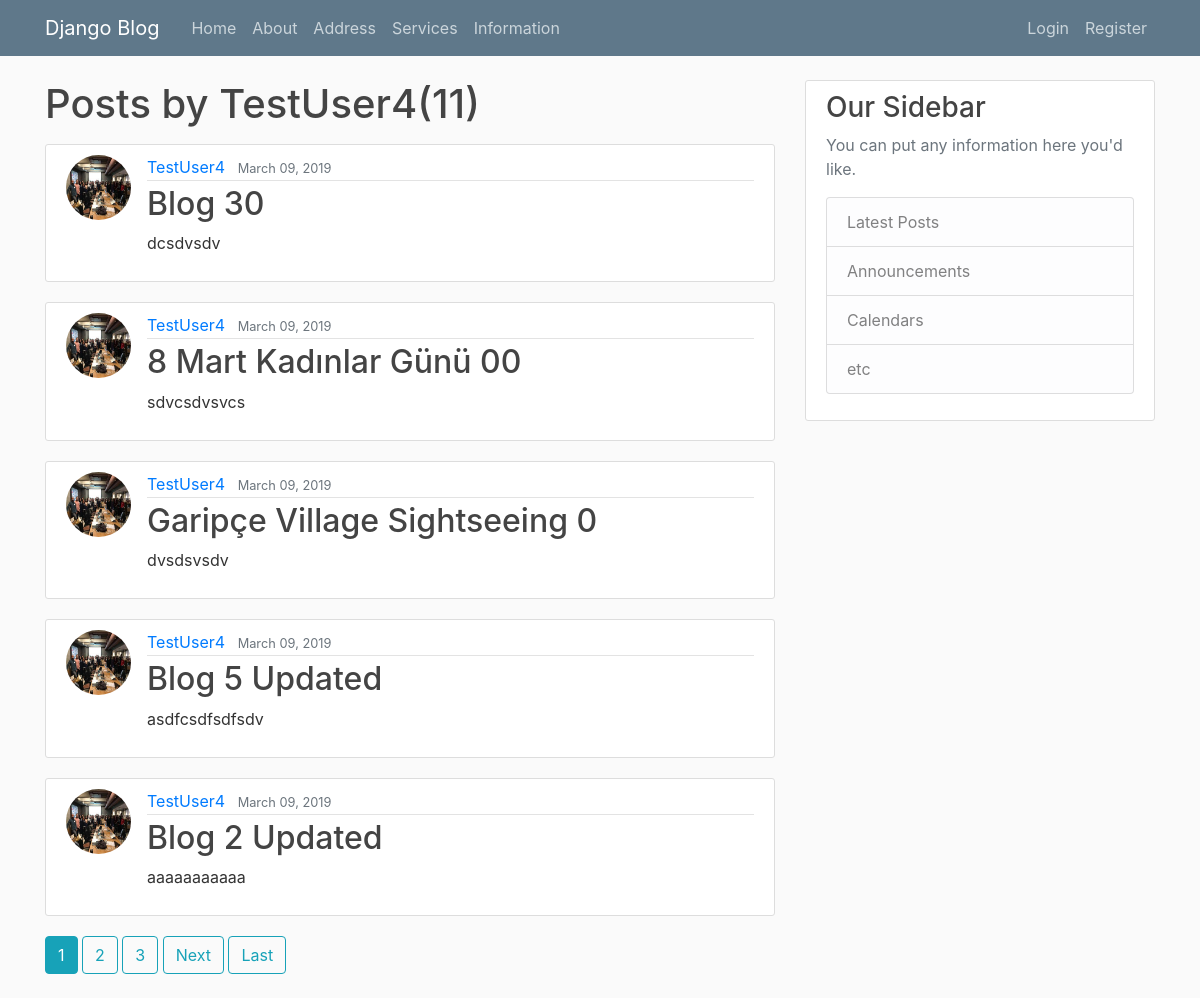
Screenshot of /user/TestUser4 with the database file from the repository.
### blog/models.py (models this page shows, shortened)
class Post(models.Model):
	title = models.CharField(max_length=100)
	content = models.TextField()
	date_posted = models.DateTimeField(default = timezone.now)
	author = models.ForeignKey(User, on_delete = models.CASCADE)

### users/models.py (models this page shows, shortened)
class Profile(models.Model):
	user = models.OneToOneField(User,on_delete=models.CASCADE)
	image = models.ImageField(default ='default.jpg',upload_to='profile_pics')

### blog/views.py (the view)
# urls.py: path('user/<str:username>',UserPostListView.as_view(),name="user-posts"),
class UserPostListView(ListView):
	model = Post
	template_name = 'blog/user_posts.html'
	context_object_name = 'posts'
	paginate_by = 5
	def get_queryset(self):
		user = get_object_or_404(User,username=self.kwargs.get('username'))
		return Post.objects.filter(author=user).order_by('-date_posted')

### blog/templates/blog/user_posts.html (shortened to what this page needs)
{% extends "blog/base.html" %}
{% block content %}
	<h1 class="mb-3" >Posts by {{ view.kwargs.username }}({{ page_obj.paginator.count }})</h1>
	{% for post in posts %}
		<article class="media content-section">
		  <img class="rounded-circle article-img" src="{{ post.author.profile.image.url }}">
		  <div class="media-body">
		    <div class="article-metadata">
		      <a class="mr-2" href="{% url 'user-posts' post.author.username %}">{{ post.author }}</a>
		      <small class="text-muted">{{ post.date_posted|date:"F d, Y" }}</small>
		    </div>
		    <h2><a class="article-title" href="{% url 'post-detail' post.id %}">{{ post.title }}</a></h2>
		    <p class="article-content">{{ post.content }}</p>
		  </div>
		</article>
	{% endfor %}
	{% if is_paginated %}
	  {% for num in page_obj.paginator.page_range %}
	 	{% if page_obj.number == num %}
	 	  <a class="btn btn-info mb-4" href="?page={{ num }}">{{ num }}</a>
	 	{% elif num > page_obj.number|add:'-3' and num < page_obj.number|add:'3' %}
	 	  <a class="btn btn-outline-info mb-4" href="?page={{ num }}">{{ num }}</a>
	 	{% endif %}
	  {% endfor %}
	  {% if page_obj.has_next %}
	    <a class="btn btn-outline-info mb-4" href="?page={{ page_obj.next_page_number }}">Next</a>
	    <a class="btn btn-outline-info mb-4" href="?page={{ page_obj.paginator.num_pages }}">Last</a>
	  {% endif %}
	{% endif %}
{% endblock content %}

### blog/static/blog/main.css (style rules this page uses)
body { background: #fafafa; color: #333333; margin-top: 5rem; }
h1, h2, h3, h4, h5, h6 { color: #444444; }
.content-section { background: #ffffff; padding: 10px 20px; border: 1px solid #dddddd; border-radius: 3px; margin-bottom: 20px; }
.article-title { color: #444444; }
.article-content { white-space: pre-line; }
.article-img { height: 65px; width: 65px; margin-right: 16px; }
.article-metadata { padding-bottom: 1px; margin-bottom: 4px; border-bottom: 1px solid #e3e3e3 }

### rows the page displays
Post: author.profile.image (placeholder picture), author "TestUser4", date_posted "March 09, 2019", title "Blog 30", content "dcsdvsdv"
Post: author.profile.image (placeholder picture), author "TestUser4", date_posted "March 09, 2019", title "8 Mart Kadınlar Günü 00", content "sdvcsdvsvcs"
Post: author.profile.image (placeholder picture), author "TestUser4", date_posted "March 09, 2019", title "Garipçe Village Sightseeing 0", content "dvsdsvsdv"
Post: author.profile.image (placeholder picture), author "TestUser4", date_posted "March 09, 2019", title "Blog 5 Updated", content "asdfcsdfsdfsdv"
Post: author.profile.image (placeholder picture), author "TestUser4", date_posted "March 09, 2019", title "Blog 2 Updated", content "aaaaaaaaaaa"

### other values shown
{{ view.kwargs.username }} "TestUser4"
{{ page_obj.paginator.count }} "11"
{{ num }} "1"
{{ num }} "2" "3"
